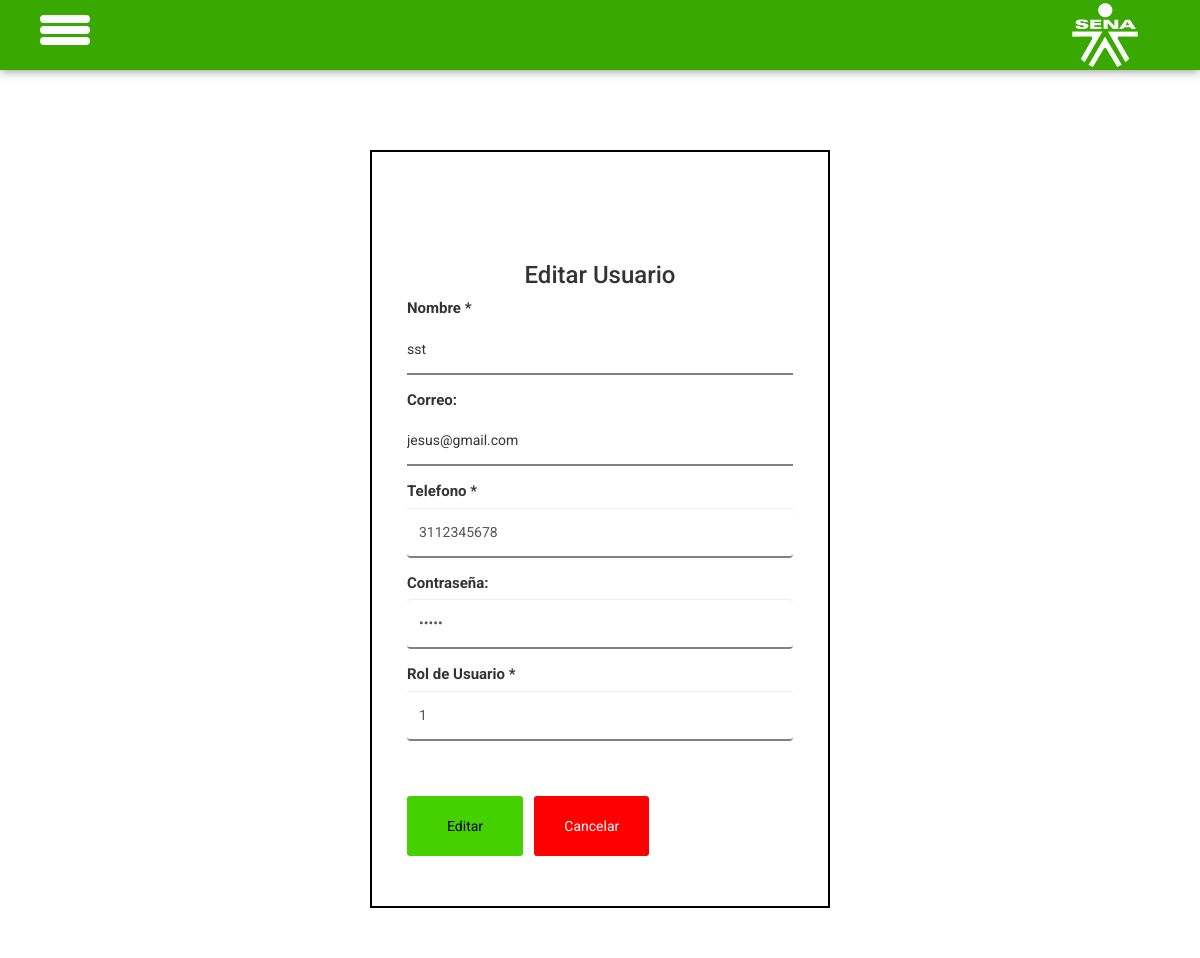
/administrador/View/editarUsuario.php?id=2 (signed in), run on the app's committed database.
### tables this page shows
CREATE TABLE `user` (
  `id` int(11) NOT NULL,
  `nombre` varchar(50) NOT NULL,
  `correo` varchar(50) NOT NULL,
  `telefono` varchar(50) NOT NULL,
  `password` varchar(50) NOT NULL,
  `fecha` timestamp NOT NULL DEFAULT current_timestamp() ON UPDATE current_timestamp(),
  `rol` int(11) NOT NULL
);

### administrador/View/editarUsuario.php (the view, shortened to what this page needs)
<?php
require_once ("../../db/conexion.php");
$id = $_GET['id'];
$consulta = "SELECT * FROM user WHERE id = $id";
$resultado = mysqli_query($conexion, $consulta);
$usuario = mysqli_fetch_assoc($resultado);
?>
<!DOCTYPE html>
<html lang="en">
<head>
    <link rel="stylesheet" href="../../css/bootstrap.min.css">
    <link rel="stylesheet" href="../../css/fontawesome-all.min.css">
    <link rel="stylesheet" href="../../css/header.css">
    <link rel="stylesheet" href="../../css/usuarios.css">
</head>
<body>
<?php if(isset($_SESSION["id"]) ): ?>
<div class="container__menu">
<div class="menu">
  <label for="check__menu" class="lbl-menu">
    <span id="spn1"></span>
    <span id="spn2"></span>
    <span id="spn3"></span>
  </label>
  <img id="logoResponsive" src="../../img/LogoSenaBlanco.png"  width="70px" alt="logoSena">
</div>
</div>
<div class="container">
    <form action="../Model/funciones.php" method="POST">
                <div id="login-row" class="row justify-content-center align-items-center">
                    <div id="login-column" >
                        <div id="login-box" >
                            <br>
                            <br>
                            <h3 class="text-center">Editar Usuario</h3>
                            <div class="form-group">
                                <label for="nombre" class="form-label">Nombre *</label>
                                <br>
                                <input type="text" id="nombre" name="nombre" class="form_control" value="<?php echo $usuario['nombre'];?>"required>
                            </div>
                            <div class="form-group">
                                <label for="username">Correo:</label>
                                <br>
                                <input type="email" name="correo" id="correo" class="form_control" placeholder="" value="<?php echo $usuario['correo'];?>">
                            </div>
                            <div class="form-group">
                                <label for="telefono" class="form-label">Telefono *</label>
                                <br>
                                <input type="tel" id="telefono" name="telefono" class="form-control" value="<?php echo $usuario['telefono'];?>" required>
                            </div>
                            <div class="form-group">
                                <label for="password">Contraseña:</label>
                                <br>
                                <input type="password" name="password" id="password" class="form-control" value="<?php echo $usuario['password'];?>" required>
                            </div>
                            <div class="form-group">
                                <label for="rol" class="form-label">Rol de Usuario *</label>
                                <br>
                                <input type="number" id="rol" name="rol" class="form-control" placeholder="Escribe el rol 1 para Admin, 2 para Lector" value="<?php echo $usuario['rol'];?>" required>
                            </div>
                            <br>
                            <div class="mb-3">
                                <button type="submit" class="btnEnviar">Editar</button>
                                <a href="user.php" class="btnCancelar">Cancelar</a>
                            </div>
                        </div>
                    </div>
                </form>
    </div>
<?php endif; ?>
</body>
</html>

### css/header.css (style rules this page uses)
* { margin: 0; padding: 0; box-sizing: border-box; font-family: "Roboto", sans-serif; text-decoration: none; }
:root { --color-sena: rgb(57, 168, 1); --color-blanco: white; }
.container__menu { position: fixed; width: 100%; height: 70px; background-color: var(--color-sena); padding: 0px 20px; box-shadow: 0px 0px 10px 0px rgba(0, 0, 0, 0.5); display: flex; justify-content: space-evenly; z-index: 20; }
.menu { position: relative; display: flex; width: 100%; flex-direction: row; justify-content: center; }
.menu #logoResponsive { display: none; }
.lbl-menu { width: 50px; height: 30px; position: relative; cursor: pointer; display: none; }
@media screen and (max-width: 1350px) { .container__menu { position: fixed; width: 100%; height: 70px; background-color: var(--color-sena); padding: 0px 20px; box-shadow: 0px 0px 10px 0px rgba(0, 0, 0, 0.5); display: flex; z-index: 20; flex-direction: row; align-items: center; } }
@media screen and (max-width: 1350px) { .menu { position: relative; } }
@media screen and (max-width: 1350px) { .menu #logoResponsive { display: block; position: relative; margin-left: 90%; width: 80px; } }
@media screen and (max-width: 1350px) { .lbl-menu #spn1, #spn2, #spn3 { margin-top: 20px; margin-left: 20px; position: absolute; content: ""; background-color: white; width: 50px; height: 8px; border-radius: 5px; transition: all 400ms ease; } }
@media screen and (max-width: 1350px) { #spn2 { top: 11px; } }
@media screen and (max-width: 1350px) { #spn3 { top: 22px; } }
@media screen and (max-width: 1350px) { .lbl-menu { display: flex; } }

### css/usuarios.css (style rules this page uses)
.container { position: relative; top: 100px; width: 70vh; padding: 50px; }
.container input { width: 100%; min-height: 50px; border: 0px; border-bottom: 2px; border-color: gray; border-style: solid; }
form { border: 2px; border-color: #000000; border-style:solid; padding: 50px; }
label { font-size: 15px; font-weight: bold; }
.btnEnviar { margin-top: 2rem; background-color: #45d100; color: #000000; border: 0px; border-radius: 3px; padding: 20px 40px; }
.btnCancelar { background-color: red; color: #ffffff; border-radius: 3px; padding: 22px 30px; border: 0px; margin-left: 2%; }

### data on the page
user: nombre "sst", correo "jesus@gmail.com", telefono "3112345678", rol "1"
